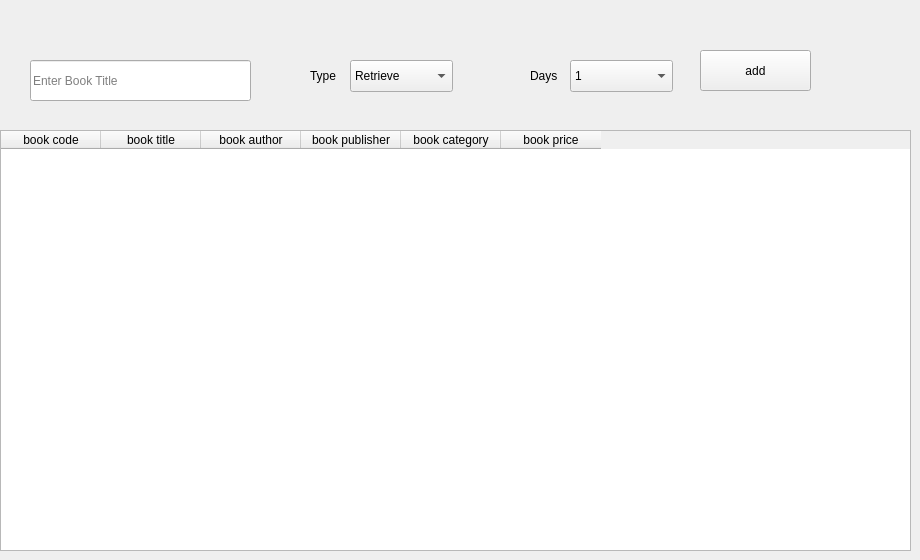
    <widget class="QWidget" name="tab_3">
     <attribute name="title">
      <string>Page</string>
     </attribute>
     <widget class="QPushButton" name="pushButton_6">
      <property name="geometry">
       <rect>
        <x>700</x>
        <y>50</y>
        <width>111</width>
        <height>41</height>
       </rect>
      </property>
      <property name="text">
       <string>add</string>
      </property>
     </widget>
     <widget class="QLineEdit" name="lineEdit">
      <property name="geometry">
       <rect>
        <x>30</x>
        <y>60</y>
        <width>221</width>
        <height>41</height>
       </rect>
      </property>
      <property name="placeholderText">
       <string>Enter Book Title</string>
      </property>
     </widget>
     <widget class="QComboBox" name="comboBox">
      <property name="geometry">
       <rect>
        <x>350</x>
        <y>60</y>
        <width>103</width>
        <height>32</height>
       </rect>
      </property>
      <item>
       <property name="text">
        <string>Retrieve</string>
       </property>
      </item>
      <item>
       <property name="text">
        <string>Rent</string>
       </property>
      </item>
     </widget>
     <widget class="QComboBox" name="comboBox_2">
      <property name="geometry">
       <rect>
        <x>570</x>
        <y>60</y>
        <width>103</width>
        <height>32</height>
       </rect>
      </property>
      <item>
       <property name="text">
        <string>1</string>
       </property>
      </item>
      <item>
       <property name="text">
        <string>2</string>
       </property>
      </item>
      <item>
       <property name="text">
        <string>3</string>
       </property>
      </item>
      <item>
       <property name="text">
        <string>4</string>
       </property>
      </item>
      <item>
       <property name="text">
        <string>5</string>
       </property>
      </item>
      <item>
       <property name="text">
        <string>6</string>
       </property>
      </item>
      <item>
       <property name="text">
        <string>7</string>
       </property>
      </item>
      <item>
       <property name="text">
        <string>8</string>
       </property>
      </item>
      <item>
       <property name="text">
        <string>9</string>
       </property>
      </item>
      <item>
       <property name="text">
        <string>10</string>
       </property>
      </item>
     </widget>
     <widget class="QLabel" name="label">
      <property name="geometry">
       <rect>
        <x>310</x>
        <y>66</y>
        <width>31</width>
        <height>20</height>
       </rect>
      </property>
      <property name="text">
       <string>Type</string>
      </property>
     </widget>
     <widget class="QLabel" name="label_2">
      <property name="geometry">
       <rect>
        <x>530</x>
        <y>66</y>
        <width>31</width>
        <height>20</height>
       </rect>
      </property>
      <property name="text">
       <string>Days</string>
      </property>
     </widget>
     <widget class="QTableWidget" name="tableWidget">
      <property name="geometry">
       <rect>
        <x>0</x>
        <y>130</y>
        <width>911</width>
        <height>421</height>
       </rect>
      </property>
      <column>
       <property name="text">
        <string>book code</string>
       </property>
      </column>
      <column>
       <property name="text">
        <string>book title</string>
       </property>
      </column>
      <column>
       <property name="text">
        <string>book author</string>
       </property>
      </column>
      <column>
       <property name="text">
        <string>book publisher</string>
       </property>
      </column>
      <column>
       <property name="text">
        <string>book category</string>
       </property>
      </column>
      <column>
       <property name="text">
        <string>book price</string>
       </property>
      </column>
     </widget>
    </widget>
